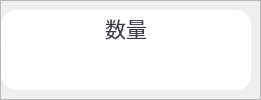
                 <widget class="QFrame" name="frame_7">
                  <property name="frameShape">
                   <enum>QFrame::Shape::StyledPanel</enum>
                  </property>
                  <property name="frameShadow">
                   <enum>QFrame::Shadow::Raised</enum>
                  </property>
                  <layout class="QHBoxLayout" name="horizontalLayout_23">
                   <property name="spacing">
                    <number>6</number>
                   </property>
                   <property name="leftMargin">
                    <number>0</number>
                   </property>
                   <property name="topMargin">
                    <number>9</number>
                   </property>
                   <property name="rightMargin">
                    <number>9</number>
                   </property>
                   <property name="bottomMargin">
                    <number>9</number>
                   </property>
                   <item>
                    <widget class="QFrame" name="Target_QF">
                     <property name="minimumSize">
                      <size>
                       <width>250</width>
                       <height>80</height>
                      </size>
                     </property>
                     <property name="maximumSize">
                      <size>
                       <width>250</width>
                       <height>80</height>
                      </size>
                     </property>
                     <property name="toolTipDuration">
                      <number>0</number>
                     </property>
                     <property name="styleSheet">
                      <string notr="true">QFrame#Target_QF{
color: rgb(255, 255, 255);
border-radius: 15px;
background-color: #ffffff;
}
</string>
                     </property>
                     <property name="frameShape">
                      <enum>QFrame::Shape::StyledPanel</enum>
                     </property>
                     <property name="frameShadow">
                      <enum>QFrame::Shadow::Raised</enum>
                     </property>
                     <layout class="QVBoxLayout" name="verticalLayout_9" stretch="0,2,1">
                      <property name="spacing">
                       <number>0</number>
                      </property>
                      <property name="leftMargin">
                       <number>0</number>
                      </property>
                      <property name="topMargin">
                       <number>0</number>
                      </property>
                      <property name="rightMargin">
                       <number>0</number>
                      </property>
                      <property name="bottomMargin">
                       <number>0</number>
                      </property>
                      <item>
                       <widget class="QFrame" name="Target_top">
                        <property name="styleSheet">
                         <string notr="true">border:none</string>
                        </property>
                        <property name="frameShape">
                         <enum>QFrame::Shape::StyledPanel</enum>
                        </property>
                        <property name="frameShadow">
                         <enum>QFrame::Shadow::Raised</enum>
                        </property>
                        <layout class="QHBoxLayout" name="horizontalLayout_12">
                         <property name="spacing">
                          <number>0</number>
                         </property>
                         <property name="leftMargin">
                          <number>0</number>
                         </property>
                         <property name="topMargin">
                          <number>3</number>
                         </property>
                         <property name="rightMargin">
                          <number>0</number>
                         </property>
                         <property name="bottomMargin">
                          <number>3</number>
                         </property>
                         <item>
                          <widget class="QLabel" name="label_6">
                           <property name="maximumSize">
                            <size>
                             <width>16777215</width>
                             <height>30</height>
                            </size>
                           </property>
                           <property name="font">
                            <font>
                             <family>华文中宋</family>
                             <pointsize>16</pointsize>
                             <italic>false</italic>
                             <bold>false</bold>
                            </font>
                           </property>
                           <property name="styleSheet">
                            <string notr="true">color: #3b3c50;
text-align:center;
font: 16pt &quot;华文中宋&quot;;</string>
                           </property>
                           <property name="text">
                            <string>数量</string>
                           </property>
                           <property name="alignment">
                            <set>Qt::AlignmentFlag::AlignCenter</set>
                           </property>
                           <property name="indent">
                            <number>0</number>
                           </property>
                          </widget>
                         </item>
                        </layout>
                       </widget>
                      </item>
                      <item>
                       <widget class="Line" name="line_3">
                        <property name="maximumSize">
                         <size>
                          <width>16777215</width>
                          <height>1</height>
                         </size>
                        </property>
                        <property name="styleSheet">
                         <string notr="true">background-color: rgba(255, 255, 255, 89);</string>
                        </property>
                        <property name="orientation">
                         <enum>Qt::Orientation::Horizontal</enum>
                        </property>
                       </widget>
                      </item>
                      <item>
                       <widget class="QFrame" name="Target_bottom">
                        <property name="styleSheet">
                         <string notr="true">border:none</string>
                        </property>
                        <property name="frameShape">
                         <enum>QFrame::Shape::StyledPanel</enum>
                        </property>
                        <property name="frameShadow">
                         <enum>QFrame::Shadow::Raised</enum>
                        </property>
                        <layout class="QVBoxLayout" name="verticalLayout_10">
                         <property name="spacing">
                          <number>0</number>
                         </property>
                         <property name="leftMargin">
                          <number>0</number>
                         </property>
                         <property name="topMargin">
                          <number>6</number>
                         </property>
                         <property name="rightMargin">
                          <number>0</number>
                         </property>
                         <property name="bottomMargin">
                          <number>6</number>
                         </property>
                         <item alignment="Qt::AlignmentFlag::AlignHCenter|Qt::AlignmentFlag::AlignVCenter">
                          <widget class="QLabel" name="Target_num">
                           <property name="minimumSize">
                            <size>
                             <width>0</width>
                             <height>30</height>
                            </size>
                           </property>
                           <property name="maximumSize">
                            <size>
                             <width>16777215</width>
                             <height>30</height>
                            </size>
                           </property>
                           <property name="font">
                            <font>
                             <family>Arial</family>
                             <pointsize>18</pointsize>
                             <italic>false</italic>
                             <bold>true</bold>
                             <underline>false</underline>
                            </font>
                           </property>
                           <property name="styleSheet">
                            <string notr="true">color: #004097;
font: 700 18pt &quot;Arial&quot;;
</string>
                           </property>
                           <property name="text">
                            <string/>
                           </property>
                           <property name="alignment">
                            <set>Qt::AlignmentFlag::AlignCenter</set>
                           </property>
                          </widget>
                         </item>
                        </layout>
                       </widget>
                      </item>
                     </layout>
                    </widget>
                   </item>
                  </layout>
                 </widget>
